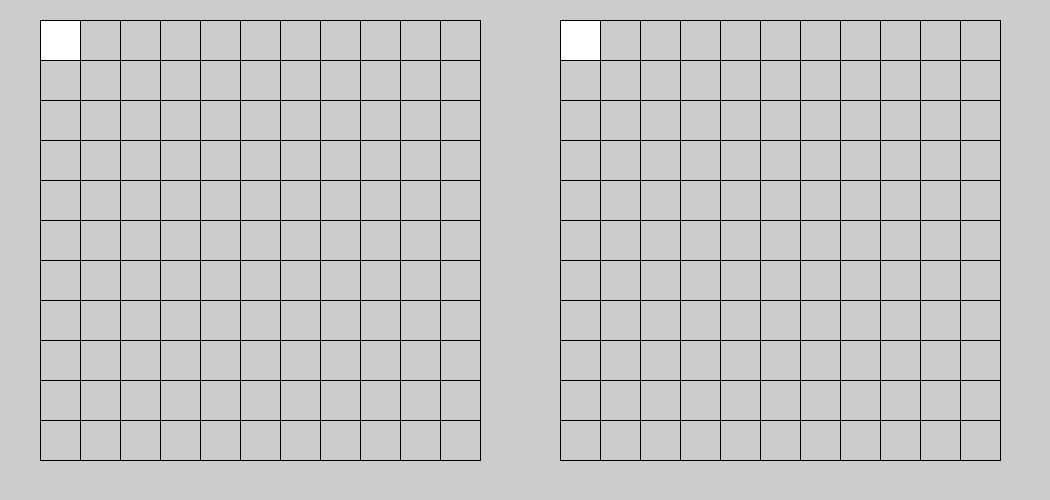
Frame 1 (no input)
Frame 60 (the mouse pressed at the canvas centre just before this capture): identical to frame 1, image omitted
Frame 120 (the mouse held since frame 60 and released just before this capture): identical to frame 1, image omitted

The Processing sketch that drew this single still picture (run headless with seeded random() and noise(); from frame 60 on, the mouse is pressed at the canvas centre):

// Processing sketch: processing_29369
// ── processing_29369.pde

void setup() {
  size(1050, 500);     
}
int leftoffset = 40;
int topoffset = 20;
int colwidth = 40;
int rowheight = colwidth;
int[][] grid = new int [11][11];
 
int leftoffset1=leftoffset+colwidth*13;
int topoffset1 = topoffset;
int[][] grid1 = new int[11][11];
void draw() {
 
  for ( int r = 0;r<=10;r++) {
    for (int c = 0;c<=10;c++) {
      rect(leftoffset+r*colwidth, topoffset+c*rowheight, colwidth, rowheight); 
      rect(leftoffset1+r*colwidth, topoffset1+c*rowheight, colwidth, rowheight);
       
      if (grid[r][c] ==1 ) {
        fill(0);
      }
      else if (grid[r][c] == 0) {
        noFill();
      }
      else {
      }
    }
  }
}
void mousePressed() {
  int i=(int)((mouseX-leftoffset)/colwidth);  
  int j = (int)((mouseY-topoffset)/rowheight);
  int i1 = (int)((mouseX-leftoffset1)/colwidth);
  int j1 = (int)((mouseY-topoffset1)/rowheight);
 
 
 
  if (i >10&&j>10 ) {
    System.out.println(-1);
  }
  else if (mouseX <30 ||mouseY <21 ) {
    System.out.println(-1);
  }
  else if  ( mouseX > 470 && mouseX < 570 ) {
    System.out.println(-1);
  }
  else if (mouseX < leftoffset) {
    System.out.println(-1);
  }
 
  else if (mouseX< topoffset) {
    System.out.println(-1);
  }
  else if (mouseX>=1010) {
    System.out.println(-1);
  }
  else if (i >=13 && i <24) {
    i=i-13;
    System.out.println("x:"+i+"y:"+j);
  }
  else if ( mouseX >leftoffset1+colwidth*11) {
    System.out.println(-1);
  }
  else if (i >= 11) {
    System.out.println(-1);
  }
   
  else  {
    System.out.println("x:"+i + "y:"+j);
  }
   
}
